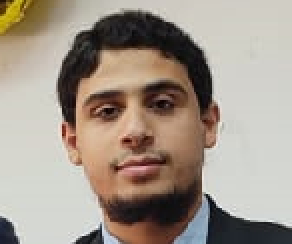
#> input picture Phase-4/test.jpeg, 146 x 122 px (shown 2 times larger)
$ jupyter execute 'LDP-Repo&LDP-Paper analysis.ipynb'
#> lines starting #> are read from the running program, lines starting #| are printed output that depends on the picture
[cell 1]
import cv2
import numpy as np
from matplotlib import pyplot as plt
img = cv2.imread("test.jpeg")
#> img is the input picture: shape (122, 146, 3); mean B, G, R 137.9, 149.9, 161.9
temp_img = img.copy()
gray_scale_img = cv2.cvtColor(temp_img, cv2.COLOR_BGR2GRAY)
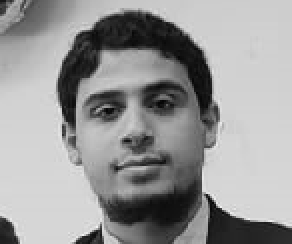
#> gray_scale_img: shape (122, 146) (shown 2 times larger); min 3, max 245, mean 152.2
gray_scale_img_np = np.asarray(gray_scale_img).astype(np.float64)
# gray_scale_img_np = np.asarray(
#     [[7, 3, 4, 8, 4, 9], [4, 1, 6, 9, 7, 3], [8, 8, 4, 10, 6, 4], [15, 2, 3, 4, 8, 7], [15, 2, 3, 4, 8, 16], [7, 3, 4, 8, 4, 9]])

[cell 2]
def F(a, b):
    if a*b > 0:
        return "0"
    elif a*b <= 0:
        return "1"

[cell 3]
def I(picture, h, w, theta):
    if (theta == 0):
        return picture[h,w] - picture[h,w+1]
    elif (theta == 45):
        return picture[h, w] - picture[h-1, w+1]
    elif (theta == 90):
        return picture[h, w] - picture[h-1, w]
    elif (theta == 135):
        return picture[h, w] - picture[h-1, w-1]

[cell 4]
def ldp_pixel(picture, h, w):  # calculating local derivative pattern value of a pixel
    thirtytwo_bit_binary = []
    decimal_val = 0
    angles = [0, 45, 90, 135]

    for theta in angles:

        # starting from top left,assigning bit to pixels clockwise at theta degree
        thirtytwo_bit_binary.append(
            F(I(picture, h, w, theta), I(picture, h-1, w-1, theta)))

        thirtytwo_bit_binary.append(
            F(I(picture, h, w, theta), I(picture, h-1, w, theta)))

        thirtytwo_bit_binary.append(
            F(I(picture, h, w, theta), I(picture, h-1, w+1, theta)))

        thirtytwo_bit_binary.append(
            F(I(picture, h, w, theta), I(picture, h, w+1, theta)))

        thirtytwo_bit_binary.append(
            F(I(picture, h, w, theta), I(picture, h+1, w+1, theta)))

        thirtytwo_bit_binary.append(
            F(I(picture, h, w, theta), I(picture, h+1, w, theta)))

        thirtytwo_bit_binary.append(
            F(I(picture, h, w, theta), I(picture, h+1, w-1, theta)))

        thirtytwo_bit_binary.append(
            F(I(picture, h, w, theta), I(picture, h, w-1, theta)))

    # bits = ''.join(str(bit)
    #                for bit in thirtytwo_bit_binary)  # 32 bit binary number
    # decimal_val = int(bits, 2)  # 32 bit binary to decimal number

    str1 = ""
    l = str1.join(thirtytwo_bit_binary)  # 32 bit binary number
    decimal_val = int(l, 2)  # 32 bit binary to decimal number

    return decimal_val

[cell 5]
def ldp_img(img):
    m, n = img.shape
#> m = 122; n = 146
    # converting image to grayscale
    # ldp_photo = np.zeros((m, n),np.uint8)
    ldp_img = np.zeros((m, n))
    # converting image to ldp
    for i in range(2, m-2):
        for j in range(2, n-2):
            ldp_img[i, j] = ldp_pixel(img, i, j)
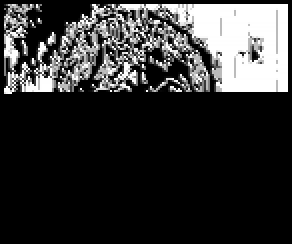
#> ldp_img: shape (122, 146) float64 (shown 2 times larger); min 0, max 4.29e+09, mean 855405353; drawn with min black and max white

    return ldp_img
